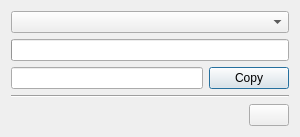
<?xml version="1.0" encoding="UTF-8"?>
<ui version="4.0">
 <class>UploadDialog</class>
 <widget class="QDialog" name="UploadDialog">
  <property name="geometry">
   <rect>
    <x>0</x>
    <y>0</y>
    <width>300</width>
    <height>100</height>
   </rect>
  </property>
  <property name="windowTitle">
   <string>Upload</string>
  </property>
  <layout class="QVBoxLayout" name="verticalLayout">
   <item>
    <widget class="QComboBox" name="providerComboBox"/>
   </item>
   <item>
    <widget class="QProgressBar" name="progressBar">
     <property name="enabled">
      <bool>true</bool>
     </property>
    </widget>
   </item>
   <item>
    <layout class="QHBoxLayout" name="horizontalLayout_2">
     <item>
      <widget class="QLineEdit" name="linkLineEdit">
       <property name="readOnly">
        <bool>true</bool>
       </property>
      </widget>
     </item>
     <item>
      <widget class="QPushButton" name="copyButton">
       <property name="text">
        <string>Copy</string>
       </property>
      </widget>
     </item>
    </layout>
   </item>
   <item>
    <spacer name="verticalSpacer">
     <property name="orientation">
      <enum>Qt::Vertical</enum>
     </property>
     <property name="sizeHint" stdset="0">
      <size>
       <width>20</width>
       <height>40</height>
      </size>
     </property>
    </spacer>
   </item>
   <item>
    <widget class="Line" name="line">
     <property name="orientation">
      <enum>Qt::Horizontal</enum>
     </property>
    </widget>
   </item>
   <item>
    <layout class="QHBoxLayout" name="horizontalLayout">
     <item>
      <spacer name="horizontalSpacer">
       <property name="orientation">
        <enum>Qt::Horizontal</enum>
       </property>
       <property name="sizeHint" stdset="0">
        <size>
         <width>40</width>
         <height>20</height>
        </size>
       </property>
      </spacer>
     </item>
     <item>
      <widget class="QPushButton" name="actionButton">
       <property name="text">
        <string/>
       </property>
      </widget>
     </item>
    </layout>
   </item>
  </layout>
 </widget>
 <resources/>
 <connections/>
</ui>
